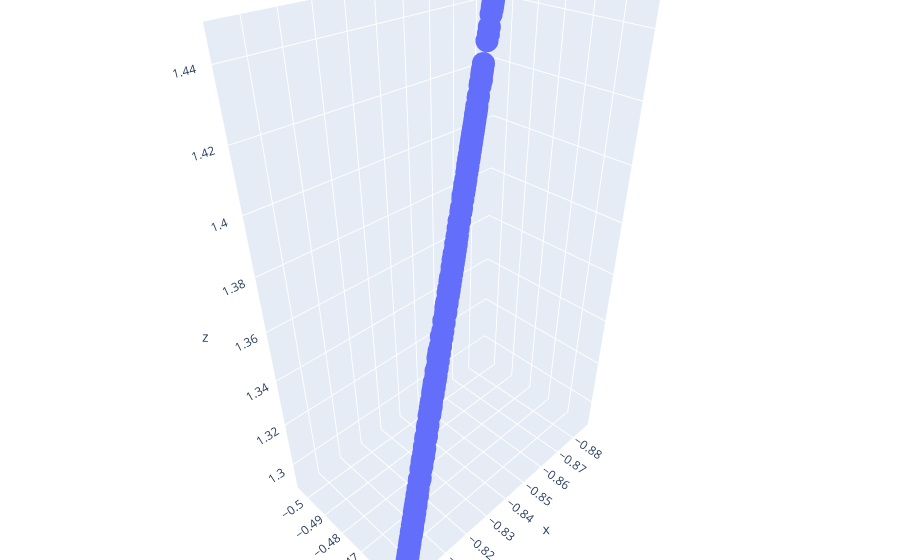

The notebook cell this image was saved under:
### Code cell
reconstructed_3d = reconstruct_3D(pts1, pts2, K, R, T)
visualize_3d_points(reconstructed_3d)

### Figure 1 — Plotly figure (JSON) as saved in the notebook; plotly's stock layout.template omitted (floating-point values rounded to 4 significant figures; data arrays with more than 128 entries replaced by an {"elided": "..."} marker saying what was removed)
{"data": [{"mode": "markers", "type": "scatter3d", "x": {"elided": "294 float values"}, "y": {"elided": "294 float values"}, "z": {"elided": "294 float values"}}], "layout": {"margin": {"b": 0, "l": 0, "r": 0, "t": 0}, "scene": {"xaxis": {"nticks": 10, "range": [-0.8897, -0.7907]}, "yaxis": {"nticks": 10, "range": [-0.5063, -0.4499]}, "zaxis": {"nticks": 10, "range": [1.287, 1.45]}}}}
